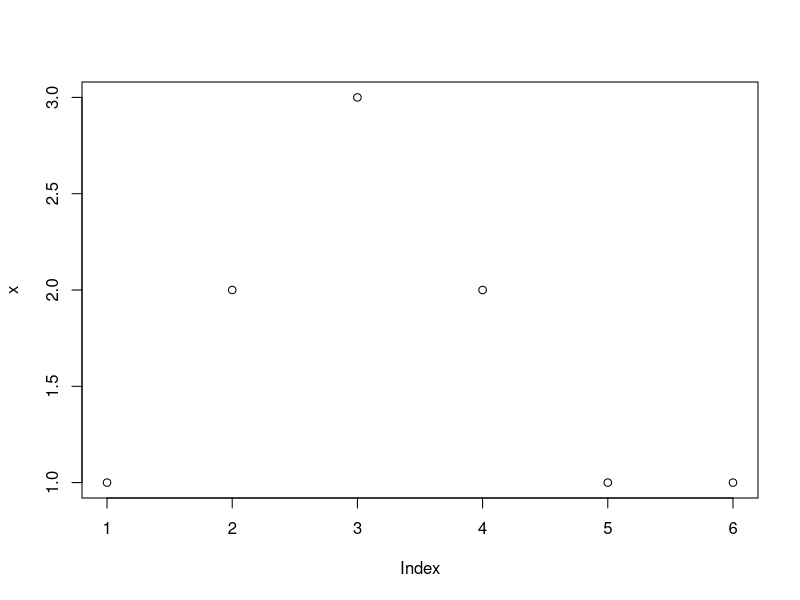
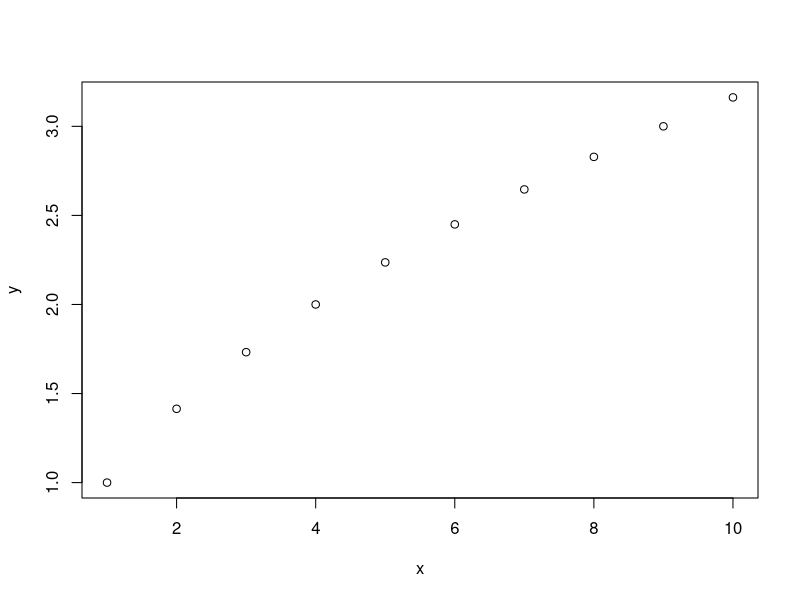
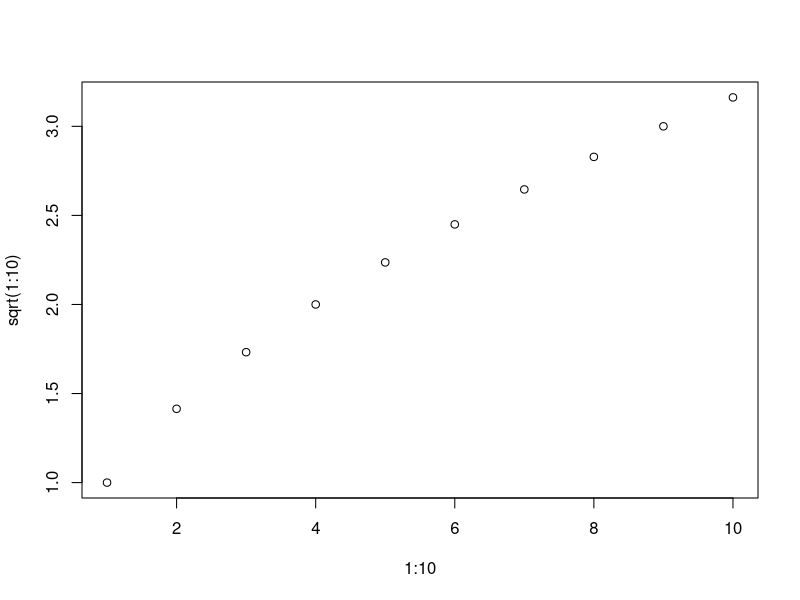
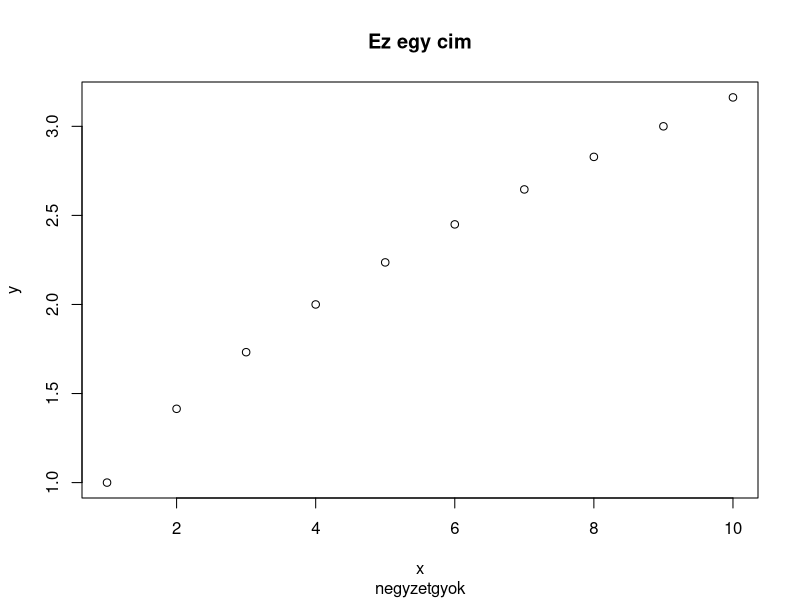
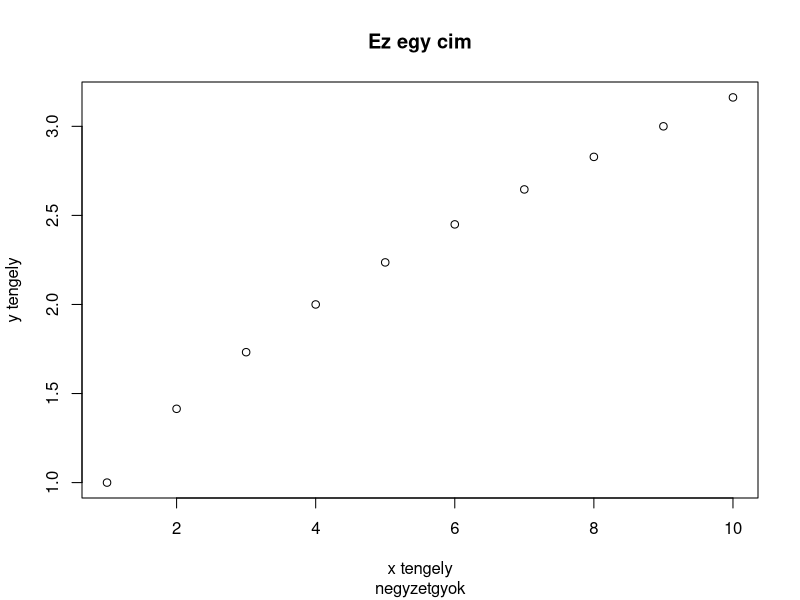
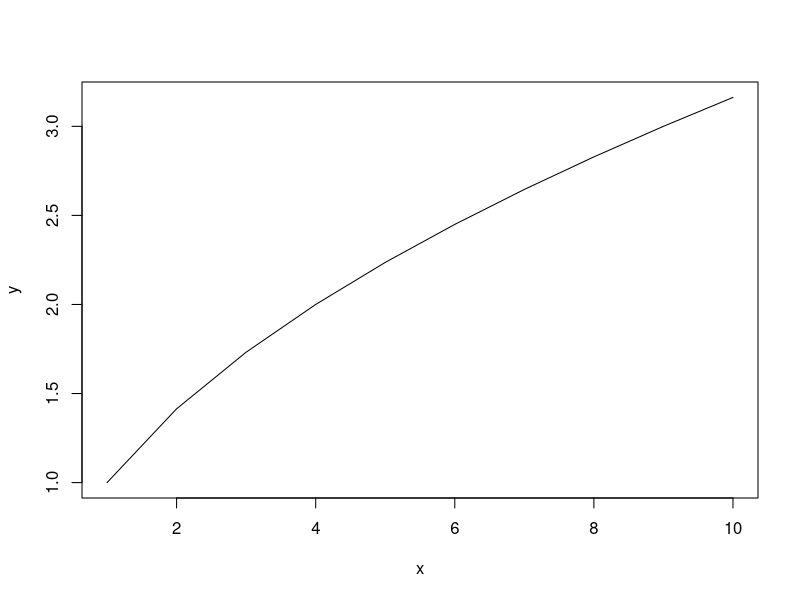
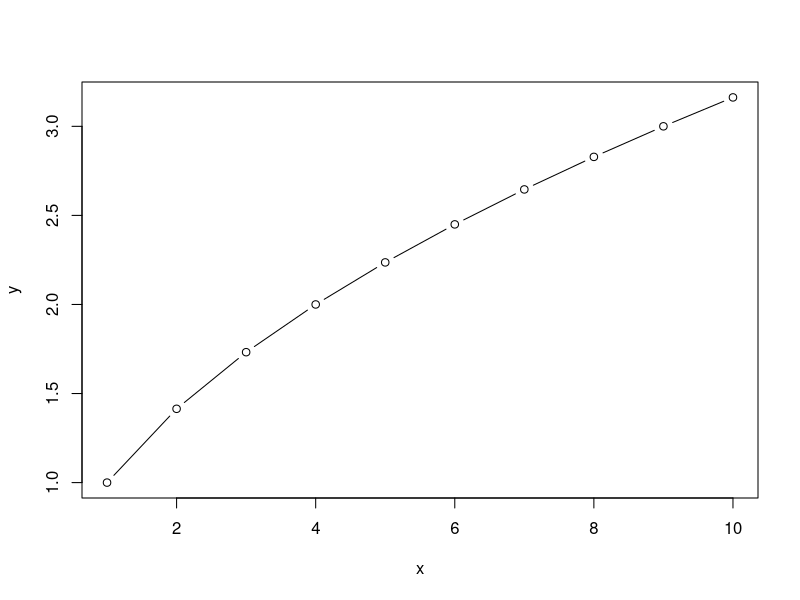
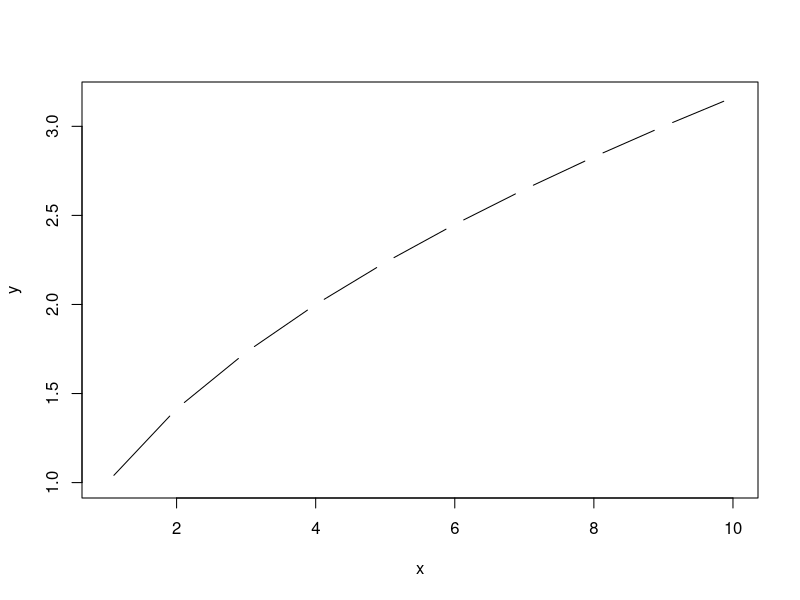

These charts were generated, in order, by the following R code:
## ---- chunk 1
x <- c(1,2,3,2,1,1)
plot(x)
## ---- chunk 2
x <- 1:10
y <- sqrt(1:10)
x
y
plot(x, y)
## ---- chunk 3
plot(1:10, sqrt(1:10))
## ---- chunk 4
plot(x, y
     , main = "Ez egy cim"
     , sub = "negyzetgyok"
)
## ---- chunk 5
plot(x, y
     , main = "Ez egy cim"
     , sub = "negyzetgyok"
     , xlab = "x tengely"
     , ylab = "y tengely"
)
## ---- chunk 6
plot(x, y, type="l")
## ---- chunk 7
plot(x, y, type="b")
## ---- chunk 8
plot(x, y, type="c")
## ---- chunk 9
plot(x, y, type="o")
## ---- chunk 10
plot(x, y, type="h")
## ---- chunk 11
z <- (1:10)^(1/3)
z
plot(x, y)
points(x, z)
## ---- chunk 12
z <- (1:10)^(1/3)
z
plot(x, y)
lines(x, z)
## ---- chunk 13
plot(x, y
     , xlim = c(2, 8) # x tengely minimuma es maximuma
     , ylim = c(0, 4) # y tengely minimuma es maximuma
     )
## ---- chunk 14
plot(x, y, log="xy")
## ---- chunk 15
par("col")
## ---- chunk 16
par(col="red")
plot(x, y)
plot(x, y, col="black")
## ---- chunk 17
colors()
## ---- chunk 18
plot(x, y
     , col = c("purple", "tomato", "navy")
     )
## ---- chunk 19
plot(x, y
     , pch = c(5, 19, 15)
     )
points(x, z
       , pch = c(1, "a", "@")
       )
## ---- chunk 20
plot(x, y
     , type = "l"
     , lty = 3 # type of line
     , col = "violet" # color of line
     , lwd = 2 # width of line
     )
lines(x, z
      , lty = "dotted" # also type of line
      , lwd = 3
      )
## ---- chunk 21
plot(x, y
     , cex = 3
     , cex.axis=2
     , las = 1
     )
## ---- chunk 22
mar_orig <- par("mar")
mar_orig
## ---- chunk 23
par(mar = c(1,1,0,3) )
plot(x, y)
par(mar = mar_orig)
## ---- chunk 24
par(mfrow=c(3,2)) # 3 sor es 2 oszlop
plot(x,y
     , main="Elso plot"
     )
plot(x,y
     , main="Masodik plot"
     , log="x"
     )
plot(x,y
     , main="Harmadik plot"
     , log="y"
     )
plot(x,y
     , main="Negyedik plot"
     , log="xy"
     )
plot(log(x),log(y)
     , main="Otodik plot"
     )
plot(x,y
     , main="Hatodik plot"
     , type="l"
     , las=1
     )
par(mfrow=c(1,1)) # visszaallitjuk eredeti abrazolasra
## ---- chunk 25
hunt <- read.table("cells_huntington.dat", sep="\t", header=TRUE, dec=",")
str(hunt)

beka <- read.table("beka.csv", sep=",", header=TRUE, dec=".")
str(beka)
## ---- chunk 26
hunt[hunt$vesicle.type == "Prim", ] # csak a primer vezikulak
hunt[hunt$Cell.culture == "TD_MPS1.3", ] # csak a TD_MPS1.3 kulturabol szarmazo vezikulak
# csak azok a primer vezikulak melyek a TD_MPS1.3 kulturabol szarmaznak
hunt[hunt$vesicle.type == "Prim" & hunt$Cell.culture == "TD_MPS1.3", ] 
hunt[ , "Perimeter..nm."] # az adatbazis vezikula kerulet adatai

# csak a vezikula adatai azoknak a primer vezikulaknak melyek a TD_MPS1.3 kulturabol szarmaznak
hunt[hunt$vesicle.type == "Prim" & hunt$Cell.culture == "TD_MPS1.3", "Perimeter..nm."]

# az utobbival egyenerteku:
# ez azert van mert a "Perimeter..nm." a hatodik oszlop neve. 
#Vagyis az oszlop neveket behelyettesithetjuk azzal, hogy hanyadik oszlop!!!
hunt[hunt$vesicle.type == "Prim" & hunt$Cell.culture == "TD_MPS1.3", 6]

## ---- chunk 27
vezik <- hunt[hunt$vesicle.type == "Prim" & hunt$Cell.culture == "TD_MPS1.3", 6]
str(vezik)
vezik
## ---- chunk 28
hist(vezik)
## ---- chunk 29
hist(vezik
     , col=rainbow(5)
     , breaks=5
     , xlab="Vezikula kerulet [nm]"
     , main= "Primer vezikulak TD_MPS1.3 sejtvonalbol"
     , las=1
     )

## ---- chunk 30
hist(vezik
     , col=rainbow(5)
     , breaks=200
     , xlab="Vezikula kerulet [nm]"
     , main= "Primer vezikulak TD_MPS1.3 sejtvonalbol"
     , las=1
     )

## ---- chunk 31
plot( density(vezik) )
## ---- chunk 32
par(mfrow=c(2,2))
boxplot(beka$thossz, main= "Alap beállítás", cex.main = 0.7)
boxplot(beka$thossz,range = 0, main = "min-Q1-median-Q3-max", cex.main = 0.7)
boxplot(beka$thossz,range = 1, main = "(Q1-1*IQR)-Q1-median-Q3-(Q3+1*IQR)", cex.main = 0.7)
boxplot(beka$thossz,range = 1.5, main = "(Q1-1.5*IQR)-Q1-median-Q3-(Q3+1.5*IQR)", cex.main = 0.7)
par(mfrow=c(1,1))
## ---- chunk 33
boxplot(beka$thossz, col = "red", las = 1)
## ---- chunk 34
boxplot(beka$tomeg ~ beka$faj, col = 2:4, las = 1, xlab = "", ylab = "Tömeg [g]")
## ---- chunk 35
par(mfrow=c(1,2))
hist(vezik, main="Hisztogram")
barplot(vezik, main="Barplot")
par(mfrow=c(1,1))
## ---- chunk 36
barplot(c(CHF=322.45,EUR=340.17,USD=303.91,AUD=187.48,BGN=173.92,BRL=62.54,CAD=218.72,CNY=43.39), 
        main="Arfolyamok", ylab="HUF")
## ---- chunk 37
table(beka$faj)
barplot(table(beka$faj), las = 1, xlab = "", ylab = "Gyakoriság")
## ---- chunk 38
curve(x^2, xlim=c(-2,2))
## ---- chunk 39
csoradat <- read.table("csor.csv", sep=";", header=TRUE,	dec="." ) 

table(csoradat$Csorhossz_kat)
## ---- chunk 40
pie(table(csoradat$Csorhossz_kat))
## ---- chunk 41
myfile = read.csv("EduMicrobialEnvironmentSE.csv", header=T, sep=",")

#View(myfile)
str(myfile)
table(myfile$Group2)
table(myfile$oxotol)
table(myfile$temprange)

## ---- chunk 42
barplot(table(myfile$Group2))

barplot(table(myfile$temprange))

hist(myfile$temp_opt.C.)
plot(density(myfile$temp_opt.C.))

boxplot(myfile$temp_opt.C.~myfile$oxotol)

plot(x=myfile$temp_opt.C.,y=myfile$Q)
plot(x=myfile$temp_opt.C.,y=log10(myfile$Genome_size))
plot(x=(myfile$bG+myfile$bC),y=myfile$A)
## ---- chunk 43
par(mar=(c(bottom=4,left=10,top=4, right=4))) #margok beallitasa
barplot(table(myfile$Group2)
        , main="Taxonomic distribution"
        , xlab="Domain", ylab="Occurence"
        , col=rainbow(2)
        , cex.lab=2
        , cex.axis=1.5
        , cex.names=2
        )

par(mar=(c(bottom=4,left=5,top=4, right=4)))
barplot(table(myfile$temprange) 
        , main="Temperature range"
        , xlab="", ylab="Occurence"
        , col=c("red","green","blue", "orange")
        , cex.lab=2 
        , cex.axis=1.5
        , cex.names=2
        )

barplot(table(myfile$oxotol),main="Oxygen tolerance",
        xlab="",ylab="Occurence",
        col=rainbow(length(names(table(myfile$oxotol)))),
        cex.lab=2, cex.axis=1.5, cex.names=1.5
        )

par(mar=(c(bottom=4,left=5,top=4, right=4)))
hist(myfile$temp_opt.C.
        , main="Histogram of temperature optimum"
        , xlab="Temperature(°C)", ylab="Occurence"
        , col=c("red")
        , cex.lab=2
        , cex.axis=1.5
        , ylim=c(0,200)
     )

par(mar=(c(bottom=4,left=5,top=4, right=4)))
hist(myfile$pH_opt
     , main="pH optimum"
     , xlab="ph", ylab="Occurence"
     , col=c("green")
     , cex.lab=2
     , cex.axis=1.5
     , ylim=c(0,200)
     )

par(mar=(c(bottom=5,left=5,top=4, right=4)))
hist(myfile$pH_opt
     , main="Salt conc. optimum"
     , xlab="NaCl conc.[(w/V)%]",ylab="Occurence"
     , col=c("blue")
     , cex.lab=2
     , cex.axis=1.5
     , ylim=c(0,200)
     )


boxplot(myfile$temp_opt.C.~myfile$temprange,
        ylab="Temperature(°C)",
        col=c("red","green","blue", "orange"),
        cex.lab=2, cex.axis=1.5, cex.names=2)


boxplot(myfile$temp_opt.C.~myfile$Group2,
        xlab="Domain",ylab="Temperature(°C)",
        col=rainbow(2), cex.lab=2, cex.axis=1.5, cex.names=2)

boxplot(myfile$temp_opt.C.~myfile$oxotol,
        xlab="Domain",ylab="Temperature(°C)",
        col=rainbow(length(names(table(myfile$oxotol)))),
        cex.lab=2, cex.axis=1.5, cex.names=2)

par(mar=(c(bottom=5,left=5,top=5, right=5)))
plot(myfile$temp_opt.C., log10(myfile$Genome_size)
     , ylab="log10(Genome size)", xlab="Temperature(°C)"
     , col="purple"
     , cex.lab=2
     , cex.axis=1.5
     , pch=20
     , ylim=c(5.5,7.5), xlim=c(0,100)
     )

plot(myfile$temp_opt.C., myfile$bG+myfile$bC
     , ylab="GC-content", xlab="Temperature(°C)"
     , col="red", cex.lab=2, cex.axis=1.5,pch=1
     , ylim=c(0,1), xlim=c(0,100)
     )

plot(myfile$bG+myfile$bC, myfile$A
     , ylab="Alanine content of proteins", xlab="GC-content of the genome"
     , col="red" 
     , cex.lab=2
     , cex.axis=1.5
     ,pch=1
     , ylim=c(0,0.2), xlim=c(0.2,0.8)
     )

## ---- chunk 44
AA_ALL=myfile[,19:39]
Temp_ALL=myfile$temp_opt.C.
GC_ALL=myfile$bG+myfile$bC

# sajat szinskala letrehozasa RGB kodokkal
colorsch=c("#0F820F", "#C8C8C8","#A9A9A9","#0F820F", "#E60A0A",
           "#FA9600", "#0F820F","#145AFF","#145AFF", "#E60A0A",
           "#FA9600", "#DC9682","#00DCDC","#00DCDC", "#3232AA",
           "#3232AA", "#E6E600","#8282D2","#E6E600", "#B45AB4","#FF1493")

aalist=c("L","A","G","V",
         "E","S","I","K",
         "R","D","T","P",
         "N","Q","F","Y",
         "M","H","C","W","TER")

aalist=c("Leu","Ala","Gly","Val",
         "Glu","Ser","Ile","Lys",
         "Arg","Asp","Thr","Pro",
         "Asn","Gln","Phe","Tyr",
         "Met","His","Cys","Trp")  

par(mfrow = c(4,5), mar=c(4,5,1,1),bg="white",new=FALSE)
for (n in 1:20){#par(mar = c(4, 4, 4, 4) + 0.1) #PLOT
  plot(Temp_ALL,AA_ALL[,n],xlab = "Temperature (°C)", ylab = "Proportion",
       ylim = c(0,0.15),xlim=c(0,100),cex.lab=1.5,cex.axis=1.5,pch=".")
  legend("topright", legend = aalist[n], lwd = 0,cex=1.5,
         col = colorsch[n], ncol=1,
         pt.bg = colorsch[n], pch = 21, bty = "n")}

par(mfrow = c(4,5), mar=c(4,5,1,1),bg="white",new=FALSE)
for (n in 1:20){#par(mar = c(4, 4, 4, 4) + 0.1) #PLOT
  plot(GC_ALL,AA_ALL[,n],xlab = "GC-content", ylab = "Proportion",
       ylim = c(0,0.15),xlim=c(0,1),cex.lab=1.5,cex.axis=1.5,pch=".")
  legend("topright", legend = aalist[n], lwd = 0,cex=1.5,
         col = colorsch[n], ncol=1,
         pt.bg = colorsch[n], pch = 21, bty = "n")}

par(mfrow = c(1,1), mar=c(4,5,1,1),bg="white",new=FALSE)
